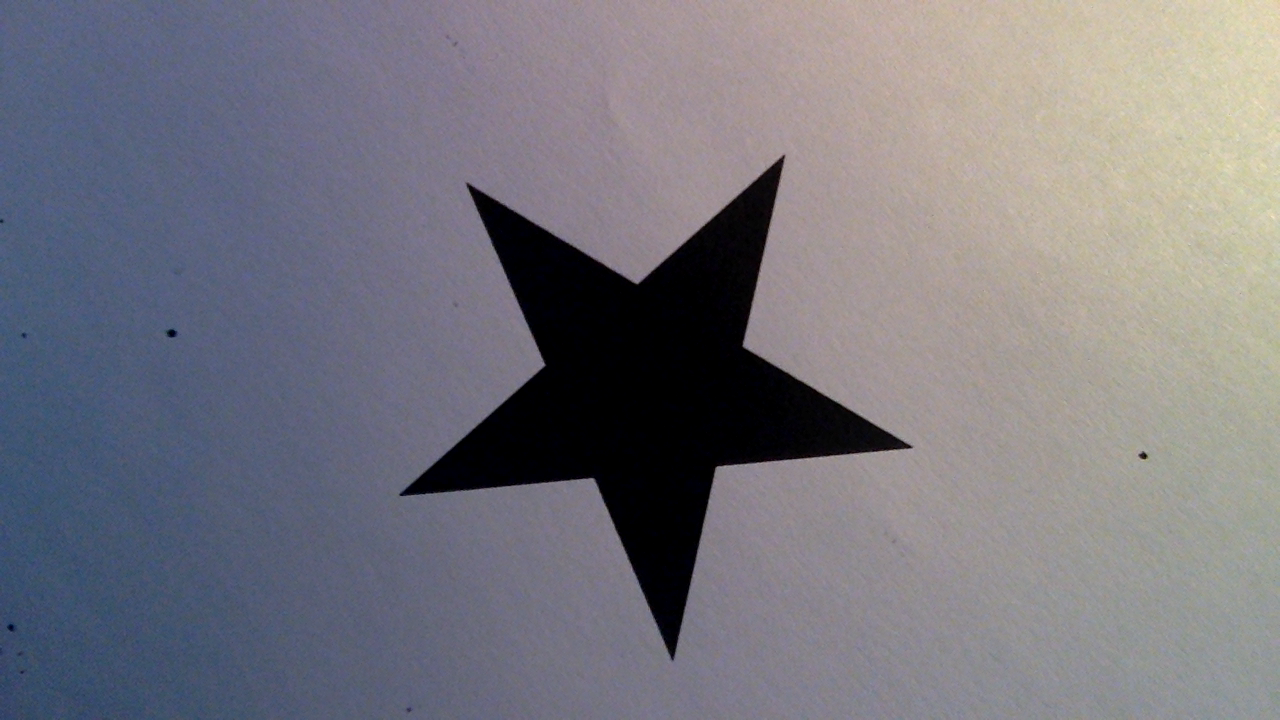
#> input picture tp2/imagenes/0.png, 1280 x 720 px
$ python descriptors.py
#> lines starting #> are read from the running program, lines starting #| are printed output that depends on the picture; after the words box and inside, x2 and y2 are one past the last pixel; in counts of white or black regions, pixels touching at a corner belong together
#> in write_descriptors, frame is the input picture: shape (720, 1280, 3); mean B, G, R 126.9, 118.9, 120.2
### tp2/machine.py
import cv2
import os

from tp1.frame_editor import denoise
from tp1.frame_editor import draw_contours, draw_name
from tp1.contour import get_biggest_contours
from math import copysign, log10
from train import train_model
import csv
import numpy as np
from tp1.trackbar import create_trackbar, get_trackbar_value

colors = [(255, 102, 153), (153, 255, 102), (204, 153, 0)]

block_size_trackbar = 'Threshold-Block-Size-Trackbar'
denoise_radius_trackbar = 'Denoise-Radius-Trackbar'
binary_window = 'Binary-Window'

min_area_trackbar = 'Min-Area-Trackbar'
drawed_window = 'Drawed-Window'


def get_denoised(frame, trackbar):
#> called with trackbar = False
    gray_frame = cv2.cvtColor(frame, cv2.COLOR_RGB2GRAY)
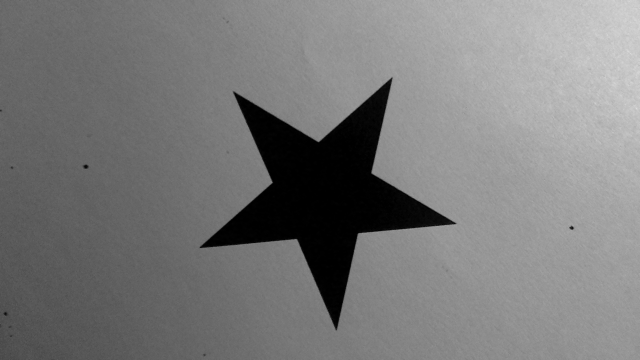
#> gray_frame: shape (720, 1280) (shown at 1/2 size); min 0, max 225, mean 121.5
    if trackbar:
        block_size = int(np.ceil(get_trackbar_value(block_size_trackbar, binary_window)) // 2 * 2 + 3)
        denoise_radius = get_trackbar_value(denoise_radius_trackbar, binary_window) + 1
    else:
        block_size = 501
        denoise_radius = 10
    threshold_frame = cv2.adaptiveThreshold(gray_frame, 255, cv2.ADAPTIVE_THRESH_GAUSSIAN_C, cv2.THRESH_BINARY_INV,
                                            block_size,
                                            10)
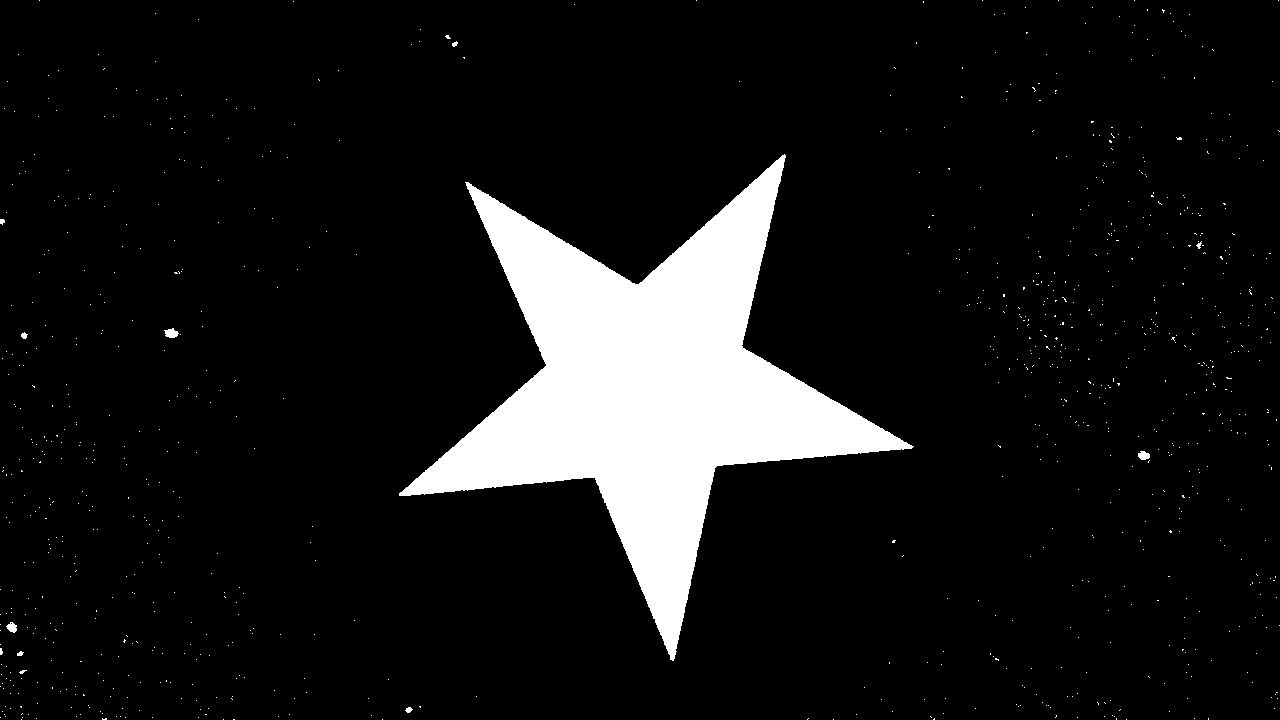
#> threshold_frame: shape (720, 1280); 9.3% white; 918 white regions (908 under 20 px), largest, box (x1, y1, x2, y2) and area: (399, 154, 914, 661) 84117, (164, 328, 179, 338) 101, (1138, 451, 1150, 460) 82
    return denoise(threshold_frame, cv2.MORPH_ELLIPSE, denoise_radius)


def get_moments(contour):
    return get_hu_moments(contour)


def get_contours(frame, trackbar):
    contours, _ = cv2.findContours(frame, cv2.RETR_EXTERNAL, cv2.CHAIN_APPROX_NONE)
    if trackbar:
        value = get_trackbar_value(min_area_trackbar, drawed_window)
    else:
        value = 10000
    return get_biggest_contours(contours, 3, value)


def get_hu_moments(contour):
    moments = cv2.moments(contour)
    hu_moments = cv2.HuMoments(moments)
    for i in range(len(hu_moments)):
        if hu_moments[i] != 0:
            hu_moments[i] = -1 * copysign(1.0, hu_moments[i]) * log10(abs(hu_moments[i]))
    return hu_moments


def evaluate_tree(tree, moments):
    data = np.array([moments], dtype=np.float32)
    return tree.predict(data)[0]


# [42 lines left out: functions int_to_label, main, not called in this run]

# [2 lines that do not run on import are left out]

### tp1/frame_editor.py
import cv2


def denoise(frame, method, radius):
#> called with method = 2, radius = 10
    kernel = cv2.getStructuringElement(method, (radius, radius))
    opening = cv2.morphologyEx(frame, cv2.MORPH_OPEN, kernel)  # erosion then dilation / cleans white dots
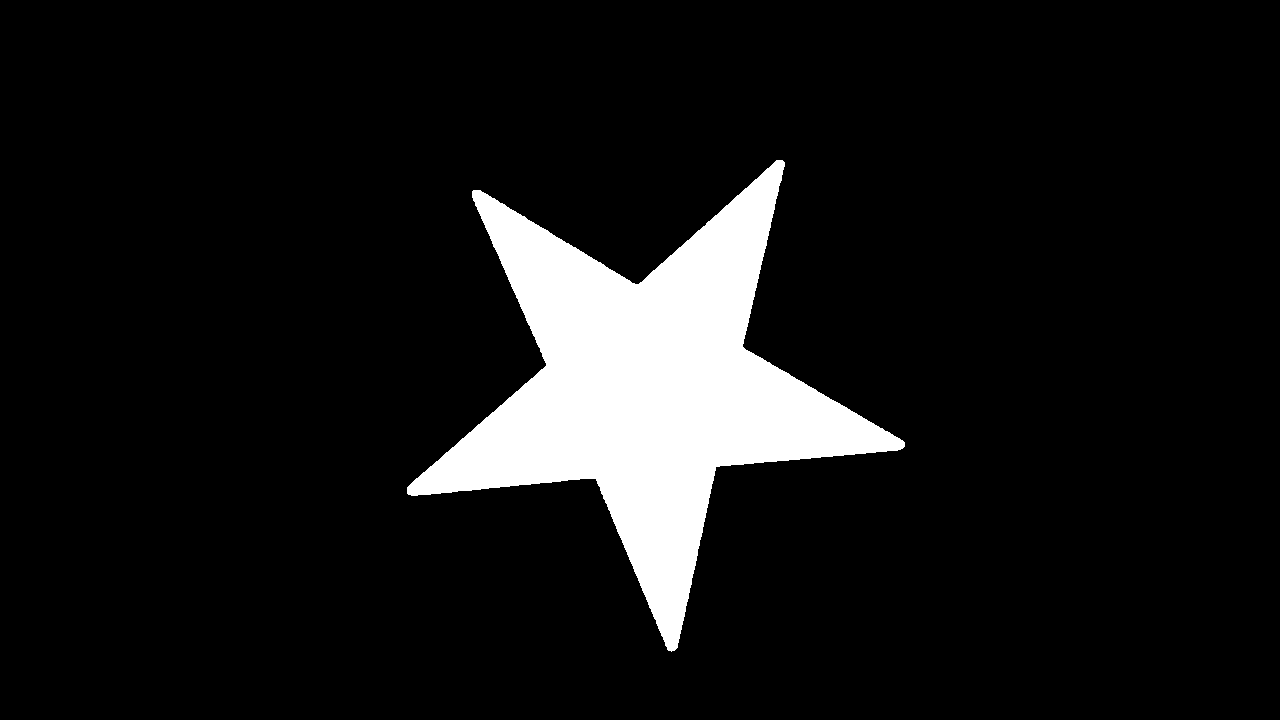
#> opening: shape (720, 1280); 9.1% white; 1 white region, box (x1, y1, x2, y2) and area: (407, 160, 905, 652) 84194
    closing = cv2.morphologyEx(opening, cv2.MORPH_CLOSE, kernel)  # dilation then erosion / cleans black dots / not needed
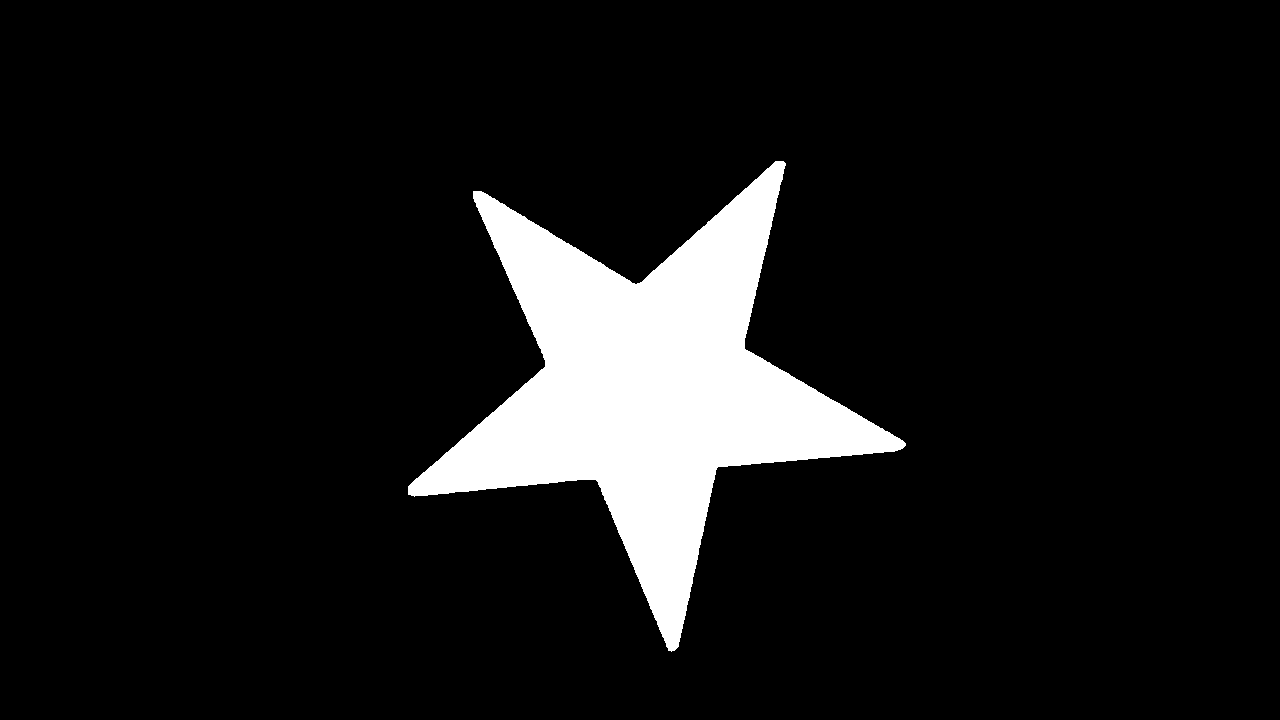
#> closing: shape (720, 1280); 9.2% white; 1 white region
#> in get_contours, `contours, _ = cv2.findContours(frame, cv2.RETR_EXTERNAL, cv2.CHAIN_APP..`: contours = 1 contour; box (x1, y1, x2, y2) and area: (408, 161, 906, 652) 83675
    return closing


def draw_contours(frame, contours, color, thickness):
    cv2.drawContours(frame, contours, -1, color, thickness)
    return frame


# [9 lines left out: function draw_name, not called in this run]

### tp1/contour.py
import cv2


def get_biggest_contours(contours, amount, min_area):
    contours = filter(lambda x: (cv2.contourArea(x) >= min_area), contours)
    return sorted(contours, key=cv2.contourArea, reverse=True)[0:amount]


# [5 lines left out: function compare_contours, not called in this run]

### tp2/descriptors.py
import csv
import cv2
import numpy
import glob
from machine import get_moments, get_contours, get_denoised
from tp1.frame_editor import draw_contours


def write_descriptors():
    file = open(r'descriptores.csv', 'w')
    writer = csv.writer(file)
    cv2.namedWindow('descriptors-window')

    for idx, img in enumerate(glob.glob(r'./imagenes/*.png')):
        frame = cv2.imread(img)
        denoised_frame = get_denoised(frame, False)
        contour = get_contours(denoised_frame, False)[0]
#> contour = contour of 1716 points, box (x1, y1, x2, y2) (408, 161, 906, 652), area 83675
        drawed = frame
        drawed = draw_contours(drawed, contour, (255, 0, 0), 5)
        cv2.imshow('descriptors-window', drawed)
        hu_moments = get_moments(contour)
#> in get_hu_moments, `moments = cv2.moments(contour)`: moments = moments, m00 83675, centre m10/m00, m01/m00 = (647.8, 388.4)
#> in get_hu_moments, `hu_moments = cv2.HuMoments(moments)`: hu_moments = [0.217, 6.43e-07, 1.61e-06, 9.42e-09, -1.09e-15, 1.25e-12, -4.01e-16]
#> the loop in get_hu_moments, `for i in range(len(hu_moments)):` made 7 passes
#> after the loop in get_hu_moments, `for i in range(len(hu_moments)):`: hu_moments = [0.664, 6.19, 5.79, 8.03, -14.96, 11.9, -15.4]
#> hu_moments = [0.664, 6.19, 5.79, 8.03, -14.96, 11.9, -15.4]
        hu_moments = hu_moments.flatten()
        file2 = open(r'supervision.csv', 'r')
#> (reads tp2/supervision.csv from the repository)
        reader = csv.reader(file2, delimiter=',')
        for row in reader:
            if row[0] == img[11:-4]:
                writer.writerow(numpy.insert(hu_moments, 0, row[1]))

        if cv2.waitKey(100) & 0xFF:
#> (key Esc is pressed here)
            continue
#> pass 2 of the loop in write_descriptors, `for idx, img in enumerate(glob.glob(r'./imagenes/*.png')):`:
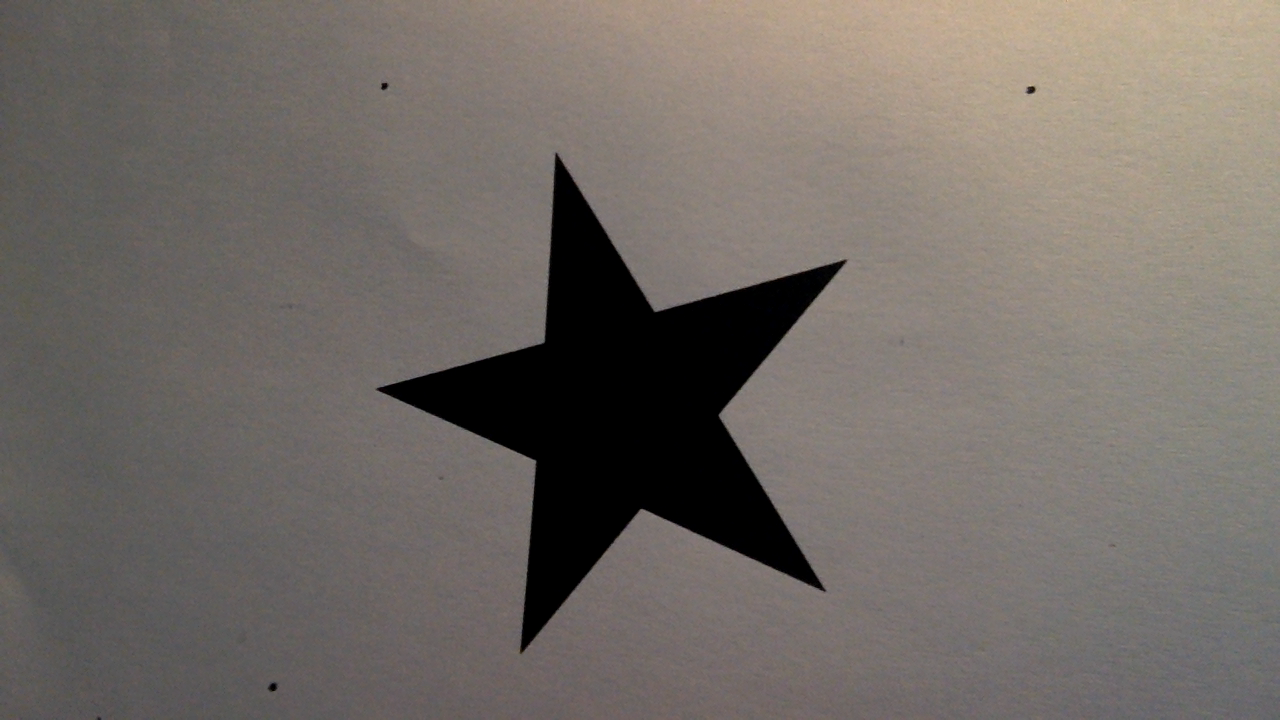
#> input picture tp2/imagenes/1.png, 1280 x 720 px
#> in write_descriptors, frame is the input picture: shape (720, 1280, 3); mean B, G, R 102.3, 107.7, 114.4
#> in get_denoised (call 2), `threshold_frame = cv2.adaptiveThreshold(gray_frame, 255, cv2.ADAPTIVE_..`:
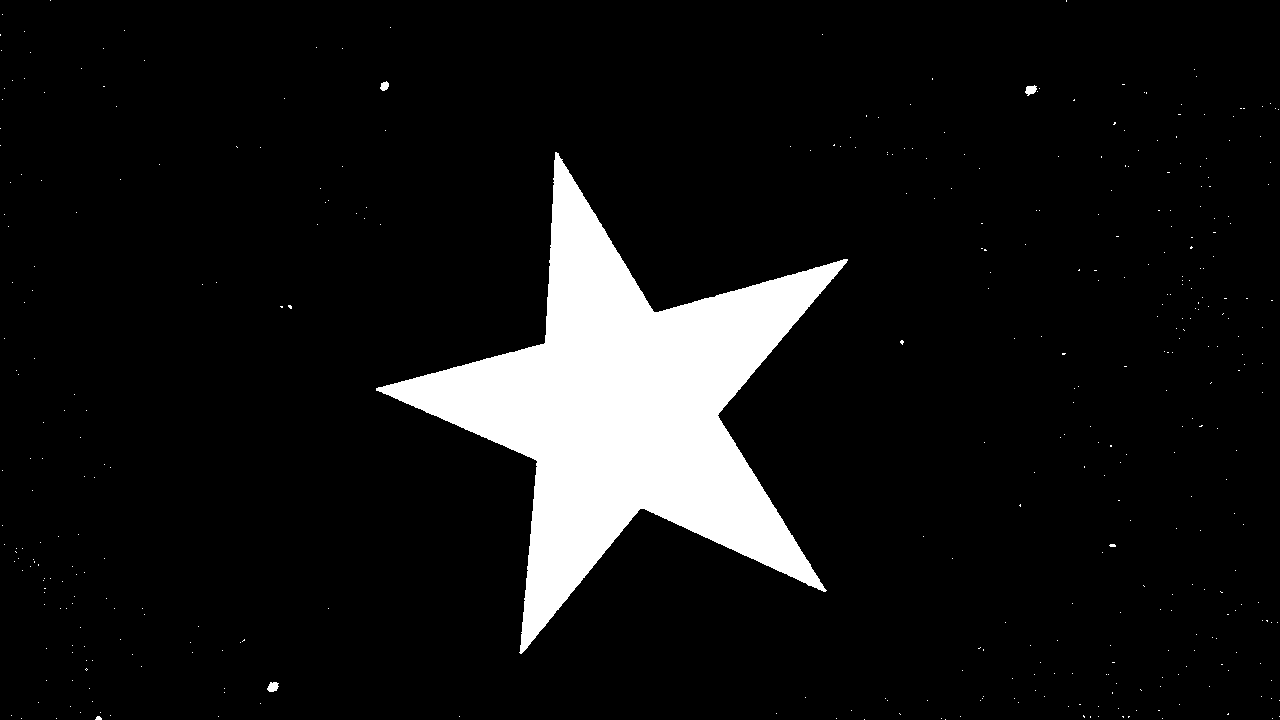
#> threshold_frame: shape (720, 1280); 8.6% white; 399 white regions (394 under 20 px), largest, box (x1, y1, x2, y2) and area: (376, 152, 848, 654) 78468, (267, 682, 279, 692) 89, (1025, 85, 1037, 96) 86, (380, 81, 389, 91) 63, (95, 716, 102, 720) 21
#> in denoise (call 2), `closing = cv2.morphologyEx(opening, cv2.MORPH_CLOSE, kernel)`:
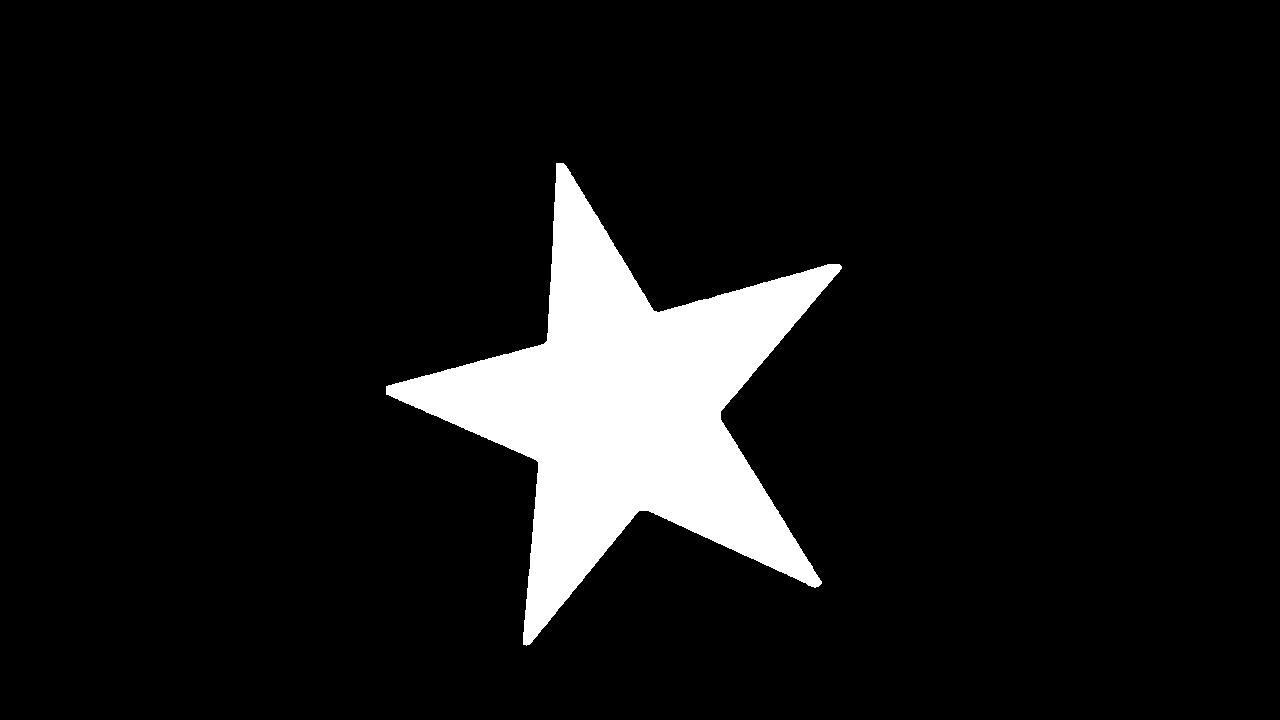
#> closing: shape (720, 1280); 8.4% white; 1 white region
#> contours = 1 contour; box (x1, y1, x2, y2) and area: (386, 163, 842, 646) 76906
#> contour = contour of 1661 points, box (x1, y1, x2, y2) (386, 163, 842, 646), area 76906
#> the loop in get_hu_moments (call 2), `for i in range(len(hu_moments)):` made 7 passes
#> in write_descriptors, `hu_moments = get_moments(contour)`: hu_moments = [0.661, 4.17, 5.16, 4.98, -10.23, -7.16, 10.18]
#> (key Enter is pressed here)


write_descriptors()
